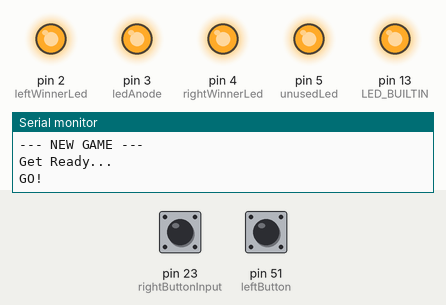
Recording of a sketch running on a simulated Arduino Mega 2560, built with avr-gcc and run on an emulated ATmega2560. On the bench: output pins drawn as LEDs (lit = HIGH), the last lines printed to the serial monitor. The test bench sets the inputs (shaded band); at power-on: pin 23 (rightButtonInput) HIGH, pin 51 (leftButton) HIGH. Random numbers use the default seed unless the sketch sets one.

Above: at 5.9 s.
6.0 s: pin 23 (rightButtonInput) pulled LOW for 0.15 s
At 9.6 s:
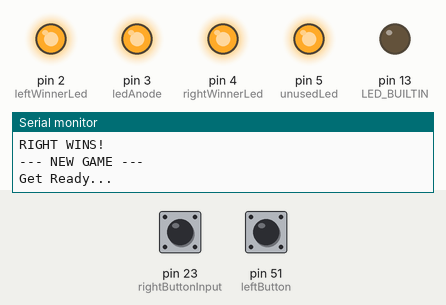
Timing chart, 0 to 18.6 s (numbered marks = the images above; inputs shaded):
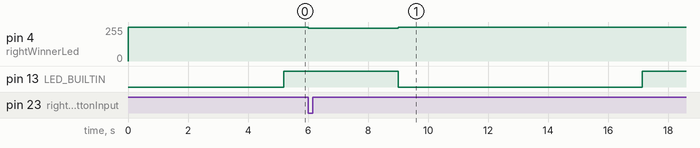

Measured:
- after the input at 6.0 s, pin 4 (rightWinnerLed): 255/255 → 246/255 at once, → 255/255 3.0 s later; pin 13 (LED_BUILTIN): HIGH → LOW after 3.0 s, → HIGH 8.1 s later

The sketch:

Game.ino
```cpp
// REFLEX GAME!
// Who is the fastest? Left vs Right!

// --- PIN SETUP ---
// Buttons (Updated pins!)
int leftButton = 51;
int rightButtonInput = 23;
int rightButtonGnd = 27;

// RGB LED (Common Anode)
// Pin 3 gives power (Anode)
// Pin 2 and 4 are the colors we will use for the winners.
int ledAnode = 3;
int leftWinnerLed = 2;
int rightWinnerLed = 4;
int unusedLed = 5; // We need to make sure this stays off

void setup() {
  Serial.begin(9600);

  // 1. Setup On-board LED (The "GO" Signal)
  pinMode(LED_BUILTIN, OUTPUT);
  digitalWrite(LED_BUILTIN, LOW); // Start with it OFF

  // 2. Setup Buttons
  pinMode(leftButton, INPUT_PULLUP);

  // Right button "Spider" setup
  pinMode(rightButtonGnd, OUTPUT);
  digitalWrite(rightButtonGnd, LOW); // Create Ground
  pinMode(rightButtonInput, INPUT_PULLUP);

  // 3. Setup RGB LED
  pinMode(ledAnode, OUTPUT);
  digitalWrite(ledAnode, HIGH); // Power ON (Common Anode)

  // Setup the color pins
  pinMode(leftWinnerLed, OUTPUT);
  pinMode(rightWinnerLed, OUTPUT);
  pinMode(unusedLed, OUTPUT);

  // Turn them all OFF initially
  // Remember: For Common Anode, HIGH means OFF.
  digitalWrite(leftWinnerLed, HIGH);
  digitalWrite(rightWinnerLed, HIGH);
  digitalWrite(unusedLed, HIGH);

  // Initialize the random number generator
  // We read a floating pin (A0) to get a random seed value.
  randomSeed(analogRead(A0));
}

void loop() {
  Serial.println("--- NEW GAME ---");
  Serial.println("Get Ready...");

  // 1. The Break (5 Seconds)
  delay(5000);

  // 2. The Random Wait (0 to 5000 ms)
  int randomWait = random(0, 5000);
  delay(randomWait);

  // 3. GO SIGNAL!
  digitalWrite(LED_BUILTIN, HIGH); // Turn on the orange light
  Serial.println("GO!");

  // 4. Wait for a winner
  // We stay in this 'while' loop forever until someone presses a button.
  while (true) {
    if (digitalRead(leftButton) == LOW) {
      // Left Pressed First!
      analogWrite(leftWinnerLed, 255 - 9); // Turn ON Pin 2 (Dimmed)
      Serial.println("LEFT WINS!");
      break; // Exit the loop
    } else if (digitalRead(rightButtonInput) == LOW) {
      // Right Pressed First!
      analogWrite(rightWinnerLed, 255 - 9); // Turn ON Pin 4 (Dimmed)
      Serial.println("RIGHT WINS!");
      break; // Exit the loop
    }
  }

  // 5. Celebrate (Keep lights on for 3 seconds)
  delay(3000);

  // 6. Reset (Turn everything off)
  digitalWrite(LED_BUILTIN, LOW);
  digitalWrite(leftWinnerLed, HIGH);  // OFF
  digitalWrite(rightWinnerLed, HIGH); // OFF
}
```
